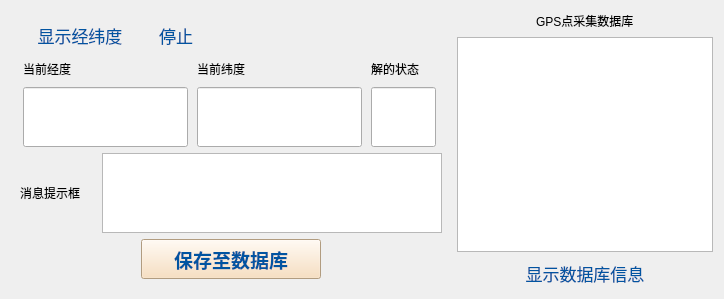
            <widget class="QWidget" name="tab_3">
             <attribute name="title">
              <string>GPS Acquisition</string>
             </attribute>
             <layout class="QHBoxLayout" name="horizontalLayout_45">
              <item>
               <layout class="QHBoxLayout" name="horizontalLayout_38"/>
              </item>
              <item>
               <widget class="QWidget" name="widget_6" native="true">
                <property name="minimumSize">
                 <size>
                  <width>440</width>
                  <height>0</height>
                 </size>
                </property>
                <property name="maximumSize">
                 <size>
                  <width>440</width>
                  <height>16777215</height>
                 </size>
                </property>
                <layout class="QVBoxLayout" name="verticalLayout_42">
                 <item>
                  <layout class="QHBoxLayout" name="horizontalLayout_36">
                   <item>
                    <widget class="QPushButton" name="btn_display_gps">
                     <property name="minimumSize">
                      <size>
                       <width>120</width>
                       <height>0</height>
                      </size>
                     </property>
                     <property name="maximumSize">
                      <size>
                       <width>120</width>
                       <height>16777215</height>
                      </size>
                     </property>
                     <property name="styleSheet">
                      <string notr="true">QPushButton { 
    color: rgb(1, 84, 161) ;
    font-size:17px;
    width:60px;
	height:30px;
    border:none;
}
QPushButton:hover{
     color: rgb(1, 84, 161) ;
     font-size:19px;
}
QPushButton:pressed{
	color: rgb(255, 26, 68) ;
	background-color: rgb(170, 255, 0);
}</string>
                     </property>
                     <property name="text">
                      <string>显示经纬度</string>
                     </property>
                    </widget>
                   </item>
                   <item>
                    <widget class="QPushButton" name="btn_close">
                     <property name="styleSheet">
                      <string notr="true">QPushButton { 
    color: rgb(1, 84, 161) ;
    font-size:17px;
    width:60px;
	height:30px;
    border:none;
}
QPushButton:hover{
     color: rgb(1, 84, 161) ;
     font-size:19px;
}
QPushButton:pressed{
	color: rgb(255, 26, 68) ;
	background-color: rgb(170, 255, 0);
}</string>
                     </property>
                     <property name="text">
                      <string>停止</string>
                     </property>
                    </widget>
                   </item>
                   <item>
                    <spacer name="horizontalSpacer_21">
                     <property name="orientation">
                      <enum>Qt::Horizontal</enum>
                     </property>
                     <property name="sizeHint" stdset="0">
                      <size>
                       <width>40</width>
                       <height>20</height>
                      </size>
                     </property>
                    </spacer>
                   </item>
                  </layout>
                 </item>
                 <item>
                  <layout class="QHBoxLayout" name="horizontalLayout_40">
                   <item>
                    <layout class="QVBoxLayout" name="verticalLayout_43">
                     <item>
                      <widget class="QLabel" name="label_27">
                       <property name="minimumSize">
                        <size>
                         <width>0</width>
                         <height>25</height>
                        </size>
                       </property>
                       <property name="maximumSize">
                        <size>
                         <width>16777215</width>
                         <height>25</height>
                        </size>
                       </property>
                       <property name="text">
                        <string>当前经度</string>
                       </property>
                      </widget>
                     </item>
                     <item>
                      <widget class="QLineEdit" name="get_longitude">
                       <property name="minimumSize">
                        <size>
                         <width>165</width>
                         <height>60</height>
                        </size>
                       </property>
                       <property name="maximumSize">
                        <size>
                         <width>165</width>
                         <height>60</height>
                        </size>
                       </property>
                       <property name="font">
                        <font>
                         <family>DejaVu Serif 13</family>
                         <pointsize>16</pointsize>
                         <weight>75</weight>
                         <bold>true</bold>
                        </font>
                       </property>
                      </widget>
                     </item>
                    </layout>
                   </item>
                   <item>
                    <layout class="QVBoxLayout" name="verticalLayout_44">
                     <item>
                      <widget class="QLabel" name="label_30">
                       <property name="minimumSize">
                        <size>
                         <width>0</width>
                         <height>25</height>
                        </size>
                       </property>
                       <property name="maximumSize">
                        <size>
                         <width>16777215</width>
                         <height>25</height>
                        </size>
                       </property>
                       <property name="text">
                        <string>当前纬度</string>
                       </property>
                      </widget>
                     </item>
                     <item>
                      <widget class="QLineEdit" name="get_latitude">
                       <property name="minimumSize">
                        <size>
                         <width>165</width>
                         <height>60</height>
                        </size>
                       </property>
                       <property name="maximumSize">
                        <size>
                         <width>165</width>
                         <height>60</height>
                        </size>
                       </property>
                       <property name="font">
                        <font>
                         <family>DejaVu Serif 13</family>
                         <pointsize>16</pointsize>
                         <weight>75</weight>
                         <bold>true</bold>
                        </font>
                       </property>
                      </widget>
                     </item>
                    </layout>
                   </item>
                   <item>
                    <layout class="QVBoxLayout" name="verticalLayout_45">
                     <item>
                      <widget class="QLabel" name="label_12">
                       <property name="minimumSize">
                        <size>
                         <width>0</width>
                         <height>25</height>
                        </size>
                       </property>
                       <property name="maximumSize">
                        <size>
                         <width>16777215</width>
                         <height>25</height>
                        </size>
                       </property>
                       <property name="text">
                        <string>解的状态</string>
                       </property>
                      </widget>
                     </item>
                     <item>
                      <widget class="QLineEdit" name="get_status">
                       <property name="minimumSize">
                        <size>
                         <width>65</width>
                         <height>60</height>
                        </size>
                       </property>
                       <property name="maximumSize">
                        <size>
                         <width>65</width>
                         <height>60</height>
                        </size>
                       </property>
                       <property name="font">
                        <font>
                         <family>DejaVu Serif 13</family>
                         <pointsize>20</pointsize>
                         <weight>75</weight>
                         <bold>true</bold>
                        </font>
                       </property>
                      </widget>
                     </item>
                    </layout>
                   </item>
                  </layout>
                 </item>
                 <item>
                  <layout class="QHBoxLayout" name="horizontalLayout_37">
                   <item>
                    <widget class="QLabel" name="label_32">
                     <property name="text">
                      <string>消息提示框</string>
                     </property>
                    </widget>
                   </item>
                   <item>
                    <widget class="QTextEdit" name="textEdit_gpsMsg">
                     <property name="minimumSize">
                      <size>
                       <width>340</width>
                       <height>80</height>
                      </size>
                     </property>
                     <property name="maximumSize">
                      <size>
                       <width>340</width>
                       <height>80</height>
                      </size>
                     </property>
                     <property name="font">
                      <font>
                       <family>DejaVu Serif 13</family>
                       <pointsize>13</pointsize>
                       <weight>75</weight>
                       <bold>true</bold>
                      </font>
                     </property>
                    </widget>
                   </item>
                  </layout>
                 </item>
                 <item>
                  <layout class="QHBoxLayout" name="horizontalLayout_39">
                   <item>
                    <spacer name="horizontalSpacer_14">
                     <property name="orientation">
                      <enum>Qt::Horizontal</enum>
                     </property>
                     <property name="sizeHint" stdset="0">
                      <size>
                       <width>40</width>
                       <height>20</height>
                      </size>
                     </property>
                    </spacer>
                   </item>
                   <item>
                    <widget class="QPushButton" name="btn_savegps">
                     <property name="minimumSize">
                      <size>
                       <width>180</width>
                       <height>40</height>
                      </size>
                     </property>
                     <property name="maximumSize">
                      <size>
                       <width>180</width>
                       <height>40</height>
                      </size>
                     </property>
                     <property name="font">
                      <font>
                       <family>DejaVu Serif 13</family>
                       <pointsize>-1</pointsize>
                       <weight>75</weight>
                       <bold>true</bold>
                      </font>
                     </property>
                     <property name="styleSheet">
                      <string notr="true">QPushButton { 
    color: rgb(1, 84, 161) ;
    font-size:19px;
    width:60px;
	height:30px;
    background-color: ;
	background-color: rgb(248, 218, 179);
}
QPushButton:hover{
     color: rgb(1, 84, 161) ;
     font-size:22px;
}
QPushButton:pressed{
	color: rgb(255, 26, 68) ;
	background-color: rgb(170, 255, 0);
}</string>
                     </property>
                     <property name="text">
                      <string>保存至数据库</string>
                     </property>
                    </widget>
                   </item>
                   <item>
                    <spacer name="horizontalSpacer_15">
                     <property name="orientation">
                      <enum>Qt::Horizontal</enum>
                     </property>
                     <property name="sizeHint" stdset="0">
                      <size>
                       <width>40</width>
                       <height>20</height>
                      </size>
                     </property>
                    </spacer>
                   </item>
                  </layout>
                 </item>
                </layout>
               </widget>
              </item>
              <item>
               <layout class="QVBoxLayout" name="verticalLayout_41">
                <item>
                 <layout class="QHBoxLayout" name="horizontalLayout_44">
                  <item>
                   <spacer name="horizontalSpacer_24">
                    <property name="orientation">
                     <enum>Qt::Horizontal</enum>
                    </property>
                    <property name="sizeHint" stdset="0">
                     <size>
                      <width>40</width>
                      <height>20</height>
                     </size>
                    </property>
                   </spacer>
                  </item>
                  <item>
                   <widget class="QLabel" name="label_31">
                    <property name="text">
                     <string>GPS点采集数据库</string>
                    </property>
                   </widget>
                  </item>
                  <item>
                   <spacer name="horizontalSpacer_23">
                    <property name="orientation">
                     <enum>Qt::Horizontal</enum>
                    </property>
                    <property name="sizeHint" stdset="0">
                     <size>
                      <width>40</width>
                      <height>20</height>
                     </size>
                    </property>
                   </spacer>
                  </item>
                 </layout>
                </item>
                <item>
                 <widget class="QTextEdit" name="textEdit_gps_data"/>
                </item>
                <item>
                 <layout class="QHBoxLayout" name="horizontalLayout_29">
                  <item>
                   <spacer name="horizontalSpacer_8">
                    <property name="orientation">
                     <enum>Qt::Horizontal</enum>
                    </property>
                    <property name="sizeHint" stdset="0">
                     <size>
                      <width>40</width>
                      <height>20</height>
                     </size>
                    </property>
                   </spacer>
                  </item>
                  <item>
                   <widget class="QPushButton" name="btn_display_data">
                    <property name="minimumSize">
                     <size>
                      <width>150</width>
                      <height>0</height>
                     </size>
                    </property>
                    <property name="maximumSize">
                     <size>
                      <width>150</width>
                      <height>16777215</height>
                     </size>
                    </property>
                    <property name="styleSheet">
                     <string notr="true">QPushButton { 
    color: rgb(1, 84, 161) ;
    font-size:17px;
    width:60px;
	height:30px;
    border:none;
}
QPushButton:hover{
     color: rgb(1, 84, 161) ;
     font-size:19px;
}
QPushButton:pressed{
	color: rgb(255, 26, 68) ;
	background-color: rgb(170, 255, 0);
}</string>
                    </property>
                    <property name="text">
                     <string>显示数据库信息</string>
                    </property>
                   </widget>
                  </item>
                  <item>
                   <spacer name="horizontalSpacer_20">
                    <property name="orientation">
                     <enum>Qt::Horizontal</enum>
                    </property>
                    <property name="sizeHint" stdset="0">
                     <size>
                      <width>40</width>
                      <height>20</height>
                     </size>
                    </property>
                   </spacer>
                  </item>
                 </layout>
                </item>
               </layout>
              </item>
             </layout>
            </widget>
